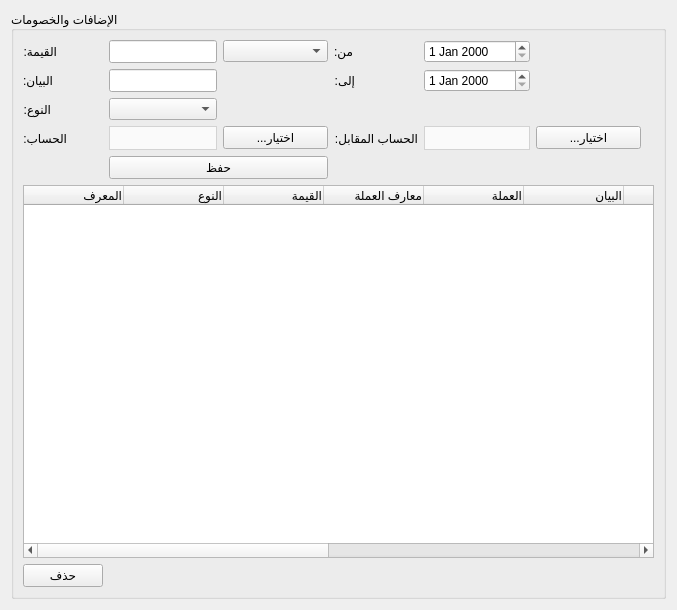
          <widget class="QWidget" name="page_14">
           <property name="geometry">
            <rect>
             <x>0</x>
             <y>0</y>
             <width>677</width>
             <height>610</height>
            </rect>
           </property>
           <attribute name="label">
            <string>اضافات وخصومات المسمى الوظيفي</string>
           </attribute>
           <layout class="QGridLayout" name="gridLayout_45">
            <item row="0" column="0">
             <widget class="QGroupBox" name="department_discount_addition_">
              <property name="title">
               <string>الإضافات والخصومات</string>
              </property>
              <layout class="QGridLayout" name="gridLayout_34">
               <item row="8" column="6">
                <widget class="QLabel" name="employment_request_name_label_31">
                 <property name="sizePolicy">
                  <sizepolicy hsizetype="Fixed" vsizetype="Preferred">
                   <horstretch>0</horstretch>
                   <verstretch>0</verstretch>
                  </sizepolicy>
                 </property>
                 <property name="text">
                  <string/>
                 </property>
                </widget>
               </item>
               <item row="2" column="0">
                <widget class="QLabel" name="employment_request_name_label_26">
                 <property name="sizePolicy">
                  <sizepolicy hsizetype="Fixed" vsizetype="Preferred">
                   <horstretch>0</horstretch>
                   <verstretch>0</verstretch>
                  </sizepolicy>
                 </property>
                 <property name="text">
                  <string>البيان:</string>
                 </property>
                </widget>
               </item>
               <item row="1" column="3">
                <widget class="QLabel" name="employment_request_name_label_24">
                 <property name="sizePolicy">
                  <sizepolicy hsizetype="Fixed" vsizetype="Preferred">
                   <horstretch>0</horstretch>
                   <verstretch>0</verstretch>
                  </sizepolicy>
                 </property>
                 <property name="text">
                  <string>من:</string>
                 </property>
                </widget>
               </item>
               <item row="1" column="0">
                <widget class="QLabel" name="employment_request_name_label_23">
                 <property name="sizePolicy">
                  <sizepolicy hsizetype="Fixed" vsizetype="Preferred">
                   <horstretch>0</horstretch>
                   <verstretch>0</verstretch>
                  </sizepolicy>
                 </property>
                 <property name="text">
                  <string>القيمة:</string>
                 </property>
                </widget>
               </item>
               <item row="3" column="0">
                <widget class="QLabel" name="employment_request_name_label_30">
                 <property name="sizePolicy">
                  <sizepolicy hsizetype="Fixed" vsizetype="Preferred">
                   <horstretch>0</horstretch>
                   <verstretch>0</verstretch>
                  </sizepolicy>
                 </property>
                 <property name="text">
                  <string>النوع:</string>
                 </property>
                </widget>
               </item>
               <item row="9" column="0" colspan="7">
                <widget class="QTableWidget" name="position_discounts_additions_table">
                 <property name="styleSheet">
                  <string notr="true"/>
                 </property>
                 <property name="selectionBehavior">
                  <enum>QAbstractItemView::SelectRows</enum>
                 </property>
                 <property name="verticalScrollMode">
                  <enum>QAbstractItemView::ScrollPerPixel</enum>
                 </property>
                 <property name="horizontalScrollMode">
                  <enum>QAbstractItemView::ScrollPerPixel</enum>
                 </property>
                 <attribute name="horizontalHeaderStretchLastSection">
                  <bool>true</bool>
                 </attribute>
                 <column>
                  <property name="text">
                   <string>المعرف</string>
                  </property>
                  <property name="textAlignment">
                   <set>AlignTrailing|AlignVCenter</set>
                  </property>
                 </column>
                 <column>
                  <property name="text">
                   <string>النوع</string>
                  </property>
                  <property name="textAlignment">
                   <set>AlignTrailing|AlignVCenter</set>
                  </property>
                 </column>
                 <column>
                  <property name="text">
                   <string>القيمة</string>
                  </property>
                  <property name="textAlignment">
                   <set>AlignTrailing|AlignVCenter</set>
                  </property>
                 </column>
                 <column>
                  <property name="text">
                   <string>معارف العملة</string>
                  </property>
                  <property name="textAlignment">
                   <set>AlignTrailing|AlignVCenter</set>
                  </property>
                 </column>
                 <column>
                  <property name="text">
                   <string>العملة</string>
                  </property>
                  <property name="textAlignment">
                   <set>AlignTrailing|AlignVCenter</set>
                  </property>
                 </column>
                 <column>
                  <property name="text">
                   <string>البيان</string>
                  </property>
                  <property name="textAlignment">
                   <set>AlignTrailing|AlignVCenter</set>
                  </property>
                 </column>
                 <column>
                  <property name="text">
                   <string>تاريخ البداية</string>
                  </property>
                  <property name="textAlignment">
                   <set>AlignTrailing|AlignVCenter</set>
                  </property>
                 </column>
                 <column>
                  <property name="text">
                   <string>تاريخ الانتهاء</string>
                  </property>
                  <property name="textAlignment">
                   <set>AlignTrailing|AlignVCenter</set>
                  </property>
                 </column>
                 <column>
                  <property name="text">
                   <string>معرف الحساب</string>
                  </property>
                  <property name="textAlignment">
                   <set>AlignTrailing|AlignVCenter</set>
                  </property>
                 </column>
                 <column>
                  <property name="text">
                   <string>الحساب</string>
                  </property>
                  <property name="textAlignment">
                   <set>AlignTrailing|AlignVCenter</set>
                  </property>
                 </column>
                 <column>
                  <property name="text">
                   <string>معرف الحساب المقابل</string>
                  </property>
                  <property name="textAlignment">
                   <set>AlignTrailing|AlignVCenter</set>
                  </property>
                 </column>
                 <column>
                  <property name="text">
                   <string>الحساب المقابل</string>
                  </property>
                  <property name="textAlignment">
                   <set>AlignTrailing|AlignVCenter</set>
                  </property>
                 </column>
                 <column>
                  <property name="text">
                   <string>تاريخ الإضافة</string>
                  </property>
                  <property name="textAlignment">
                   <set>AlignTrailing|AlignVCenter</set>
                  </property>
                 </column>
                </widget>
               </item>
               <item row="10" column="0">
                <widget class="QPushButton" name="delete_positions_additions_discounts_btn">
                 <property name="styleSheet">
                  <string notr="true"/>
                 </property>
                 <property name="text">
                  <string>حذف</string>
                 </property>
                </widget>
               </item>
               <item row="8" column="1" colspan="2">
                <widget class="QPushButton" name="add_positions_additions_discounts_btn">
                 <property name="styleSheet">
                  <string notr="true"/>
                 </property>
                 <property name="text">
                  <string>حفظ</string>
                 </property>
                </widget>
               </item>
               <item row="4" column="0">
                <widget class="QLabel" name="employment_request_name_label_32">
                 <property name="sizePolicy">
                  <sizepolicy hsizetype="Fixed" vsizetype="Preferred">
                   <horstretch>0</horstretch>
                   <verstretch>0</verstretch>
                  </sizepolicy>
                 </property>
                 <property name="text">
                  <string>الحساب:</string>
                 </property>
                </widget>
               </item>
               <item row="4" column="2">
                <widget class="QPushButton" name="select_position_additions_discounts_account_btn">
                 <property name="text">
                  <string>...اختيار</string>
                 </property>
                </widget>
               </item>
               <item row="1" column="1">
                <widget class="QLineEdit" name="position_additions_discounts_value_input">
                 <property name="sizePolicy">
                  <sizepolicy hsizetype="Preferred" vsizetype="Preferred">
                   <horstretch>0</horstretch>
                   <verstretch>0</verstretch>
                  </sizepolicy>
                 </property>
                 <property name="minimumSize">
                  <size>
                   <width>0</width>
                   <height>0</height>
                  </size>
                 </property>
                 <property name="styleSheet">
                  <string notr="true"/>
                 </property>
                </widget>
               </item>
               <item row="2" column="1">
                <widget class="QLineEdit" name="position_additions_discounts_statement_input">
                 <property name="sizePolicy">
                  <sizepolicy hsizetype="Preferred" vsizetype="Preferred">
                   <horstretch>0</horstretch>
                   <verstretch>0</verstretch>
                  </sizepolicy>
                 </property>
                 <property name="minimumSize">
                  <size>
                   <width>0</width>
                   <height>0</height>
                  </size>
                 </property>
                 <property name="styleSheet">
                  <string notr="true"/>
                 </property>
                </widget>
               </item>
               <item row="1" column="2">
                <widget class="QComboBox" name="position_additions_discounts_currency_combobox">
                 <property name="styleSheet">
                  <string notr="true"/>
                 </property>
                </widget>
               </item>
               <item row="1" column="4">
                <widget class="QDateEdit" name="position_additions_discounts_start_date_input"/>
               </item>
               <item row="2" column="3">
                <widget class="QLabel" name="employment_request_name_label_39">
                 <property name="sizePolicy">
                  <sizepolicy hsizetype="Fixed" vsizetype="Preferred">
                   <horstretch>0</horstretch>
                   <verstretch>0</verstretch>
                  </sizepolicy>
                 </property>
                 <property name="text">
                  <string>إلى:</string>
                 </property>
                </widget>
               </item>
               <item row="2" column="4">
                <widget class="QDateEdit" name="position_additions_discounts_end_date_input"/>
               </item>
               <item row="4" column="3">
                <widget class="QLabel" name="employment_request_name_label_33">
                 <property name="sizePolicy">
                  <sizepolicy hsizetype="Fixed" vsizetype="Preferred">
                   <horstretch>0</horstretch>
                   <verstretch>0</verstretch>
                  </sizepolicy>
                 </property>
                 <property name="text">
                  <string>الحساب المقابل:</string>
                 </property>
                </widget>
               </item>
               <item row="4" column="5">
                <widget class="QPushButton" name="select_position_additions_discounts_opposite_account_btn">
                 <property name="text">
                  <string>...اختيار</string>
                 </property>
                </widget>
               </item>
               <item row="3" column="1">
                <widget class="QComboBox" name="position_additions_discounts_type_combobox">
                 <property name="enabled">
                  <bool>true</bool>
                 </property>
                 <property name="styleSheet">
                  <string notr="true"/>
                 </property>
                </widget>
               </item>
               <item row="4" column="1">
                <widget class="QComboBox" name="position_additions_discounts_account_combobox">
                 <property name="enabled">
                  <bool>true</bool>
                 </property>
                 <property name="styleSheet">
                  <string notr="true">QComboBox {
        background-color: #fafafa;
        border: 1px solid lightgrey;		
		height: 22px;
		color: black;
    }
    QComboBox::drop-down {
        border: none;
    }</string>
                 </property>
                </widget>
               </item>
               <item row="4" column="4">
                <widget class="QComboBox" name="position_additions_discounts_opposite_account_combobox">
                 <property name="enabled">
                  <bool>true</bool>
                 </property>
                 <property name="styleSheet">
                  <string notr="true">QComboBox {
        background-color: #fafafa;
        border: 1px solid lightgrey;		
		height: 22px;
		color: black;
    }
    QComboBox::drop-down {
        border: none;
    }</string>
                 </property>
                </widget>
               </item>
              </layout>
             </widget>
            </item>
           </layout>
          </widget>
